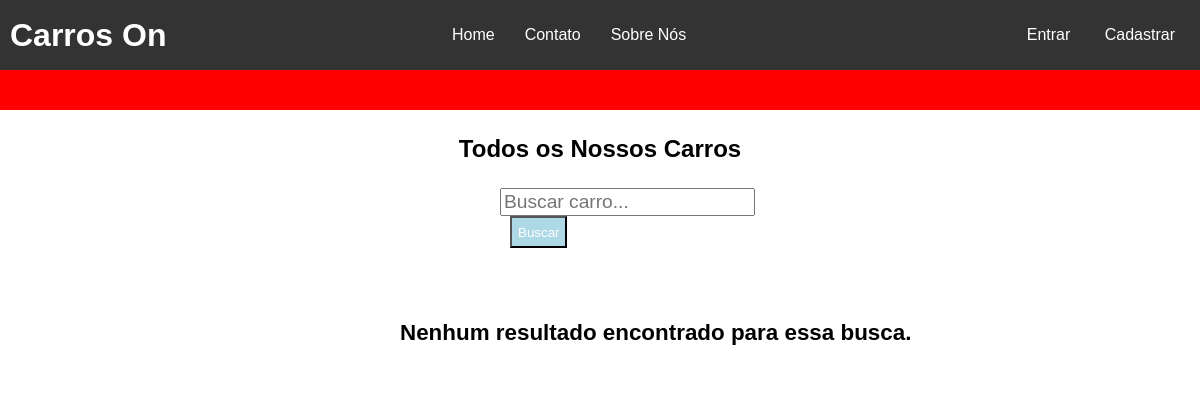
The app's page /cars/, older data.
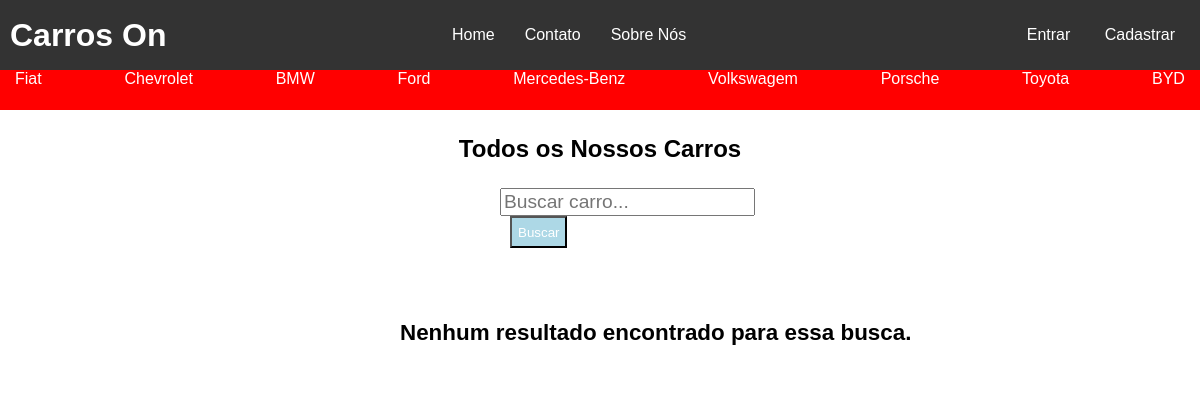
The same page, newer data.
### cars/models.py (models this page shows, shortened)
class Brand(models.Model):  # Criacao de um banco de dados para marcas do carro
    id = models.AutoField(primary_key=True)
    name = models.CharField(max_length=200, blank=False, null=False)

### cars/views.py (the view)
# urls.py: path('cars/', cars_view, name="cars_list")  # URL e a view responsavel
def cars_view(request):
    car_brands = Brand.objects.all()
    cars = Car.objects.all().order_by('model')  # retorna todos os objetos do modelo Car ordenados em ordem alfabetica pelo campo model
    search = request.GET.get('search')  # Captura o valor de search passado pelo usário
    if search:
        cars = Car.objects.filter(model__contains=search)  # Retorna todos os objetos de Car que tenham no campo model o valor inserido em search pelo usuario
    return render(
        request,
        'cars.html',
        {'cars': cars, 'car_brands': car_brands})

### cars/templates/cars.html (shortened to what this page needs)
<!DOCTYPE html>
{% load static %}
<html lang="pt-br">
<head>
    <link rel="stylesheet" type="text/css" href="{% static '/css/index.css' %}">
</head>
<body>
    <header>
        <h1 class="titulo">Carros On</h1>
        <nav class="lista-de-navegacao">
           <a href="/">Home</a>
            <a href="/">Contato</a>
            <a href="/">Sobre Nós</a>
        </nav>
    <ul>
        <li class="lista-cabecalho"><a href="/">Entrar</a></li>
        <li class="lista-cabecalho"><a href="">Cadastrar</a></li>
    </ul>
    </header>
    <div class="marcas">
        {% for brand in car_brands %}
            <a class="marcas" href="/">{{ brand.name }}</a>
        {% endfor %}
    </div>
    <main>
        <h2>Todos os Nossos Carros</h2>
        <div class="conteiner-formulario">
            <form method="GET" action="{% url 'cars_list' %}">
                <input type="text" id="search" name="search" placeholder="Buscar carro...">
                <button class="botao-pesquisa" type="submit">Buscar</button>
            </form>
        </div>
        <section class="conteudo-principal">
            {% if cars %}
                {% for car in cars %}
                    <div class="container-carro">
                        <img src="{{ car.photo.url }}" alt="Imagem do Carro">
                        <h3>{{ car.brand }} - {{ car.model }} - {{ car.factory_year }}</h3>
                        <p class="preco">Preço : R${{ car.value }}00</p>
                    </div>
                {% endfor %}
            {% else %}
                <p class="nenhum-resultado">Nenhum resultado encontrado para essa busca.</p>
            {% endif %}
        </section>
    </main>
</body>
</html>

### static/css/index.css (style rules this page uses)
body { margin: 0; font-family: Arial, sans-serif; }
header { background-color: #333; padding: 10px; display: flex; justify-content: space-between; align-items: center; }
.titulo { color: white; margin: 0; }
.lista-de-navegacao { display: flex; justify-content: start; }
a { color: white; text-decoration: none; margin: 0 15px; }
.lista-cabecalho { list-style: none; }
li { display: inline-block; color: white; }
h2 { text-align: center; margin: 25px 0px; }
.conteudo-principal { display: flex; flex-wrap: wrap; margin: 50px; gap: 20px; background-color: white; justify-content: space-between; }
#search { font-size: 1.2rem; }
.botao-pesquisa { height: 32px; background-color: lightblue; color: white; margin-left: 10px; }
form { margin: 0px 500px; }
.nenhum-resultado { text-align: center; font-weight: 600; margin-left: 350px; font-size: 1.4rem; }
.marcas { display: flex; background-color: red; color: white; height: 40px; justify-content: space-between; }

Row changes from the older to the newer data that the page shows:
added Brand: name "Fiat"
added Brand: name "Chevrolet"
added Brand: name "BMW"
added Brand: name "Ford"
added Brand: name "Mercedes-Benz"
added Brand: name "Volkswagem"
added Brand: name "Porsche"
added Brand: name "Toyota"
added Brand: name "BYD"
